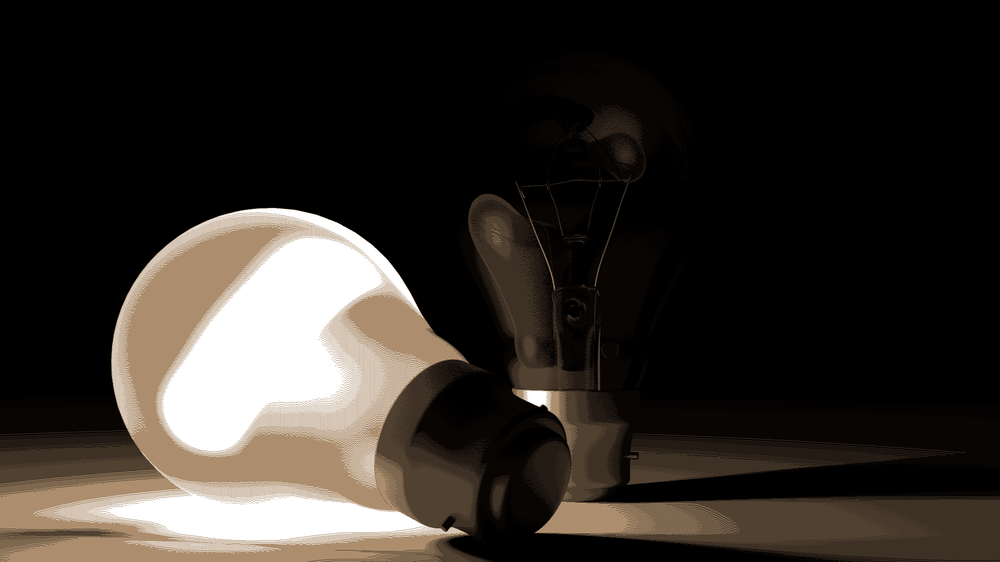
#> input picture Examples/Lightbulb.png, 1000 x 562 px, shrunk from 1920 x 1080 before the run
$ python main.py
#> lines starting #> are read from the running program, lines starting #| are printed output that depends on the picture; after the words box and inside, x2 and y2 are one past the last pixel; in counts of white or black regions, pixels touching at a corner belong together
### Ditherer.py
import numpy as np
import cv2
import random

def findClosest2Tone(pixel_value):
    """
    Given a pixel_value (int from 0-255), return the 0 or 255, whichever is closer
    as well as the distance from that value.
    """
    diff = abs(255-pixel_value)
    if diff < pixel_value:
        return 255, -diff
    return 0, pixel_value

# [19 lines left out: function findClosest, not called in this run]

class Steinberg:
    def __init__(self, image):
        self.image = image
        self.width, self.height = self.image.shape[0], self.image.shape[1]
        self.divisor = 16.0

        # The error diffusion values
        self.MR = 7.0
        self.BL = 3.0; self.BM = 5.0; self.BR = 1.0

    def convert2Gray(self):
        """
        Convert image to gray. (For use in two-tone dithering)
        """
        self.image = cv2.cvtColor(self.image, cv2.COLOR_BGR2GRAY)

    def dither2Tone(self):
        """
        Apply a Steinberg dither using only black and white for the palette.
        """
        print('\nLoading...')
        self.convert2Gray()
        error_array = np.zeros((self.width, self.height))
        for y in range(self.height):
            for x in range(self.width):
                pixel_value = self.image[x, y] + error_array[x][y]
                pixel_value, error = findClosest2Tone(pixel_value)
                self.image[x, y] = pixel_value
                error = float(error)
                try:
                    error_array[x+1, y] = self.MR / self.divisor * error
                except:
                    pass
                try:
                    error_array[x-1, y+1] = self.BL / self.divisor * error
                except:
                    pass
                try:
                    error_array[x, y+1] = self.BM / self.divisor * error
                except:
                    pass
                try:
                    error_array[x+1, y+1] = self.BR / self.divisor * error
                except:
                    pass

    # [70 lines left out: functions generateRandomPalette, generateSelectivePalette, choosePalette, dither, not called in this run]


    def show(self):
        """
        Display the class's current image in cv2.
        """
        cv2.imshow('New Image', self.image)
        k = cv2.waitKey(0)
        if k == 27:
            cv2.destroyAllWindows()
        elif k == ord('s'):
            cv2.imwrite('dither.png', self.image)
            cv2.destroyAllWindows()
            print('Saved "dither.png" to home folder.')
            input('Press any key to end process...')

### main.py
import cv2
import Ditherer as dith
import tkinter as tk
from tkinter import filedialog
from tkinter import messagebox

root = tk.Tk()
root.withdraw()

found_image = 0
while found_image == 0:
    try:
        file_path = filedialog.askopenfilename()
#> the answer given: Examples/Lightbulb.png
        image = cv2.imread(file_path)
#> image is the input picture: shape (562, 1000, 3); mean B, G, R 38.5, 43.5, 48.5
        found_image = 1
    except:
        print('Incorrect file type. Only accepts pictures.')

ditherer = dith.Steinberg(image)
options = ['1', '2']
choice = ''
print('Choose dithering method: ')
while choice not in options:
    print('\t1. Two-Tone')
    print('\t2. RGB')
    choice = input('Choice: ')
#> this loop made 1 pass; the answer given on pass 1: 1
if choice == '1':
    ditherer.dither2Tone()
#> in convert2Gray, `self.image = cv2.cvtColor(self.image, cv2.COLOR_BGR2GRAY)`:
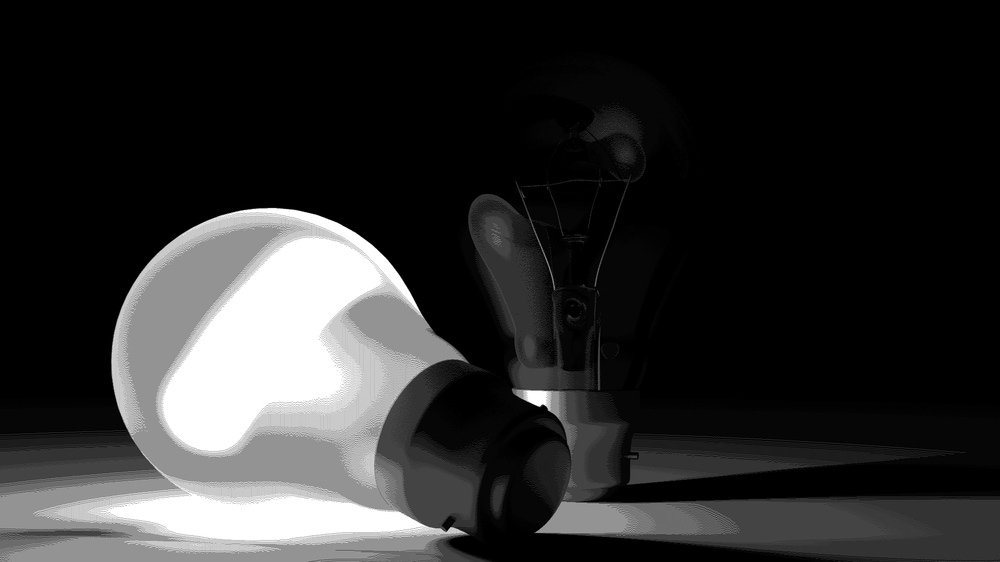
#> self.image: shape (562, 1000); min 0, max 255, mean 44.4
#> after the loop in dither2Tone, `for y in range(self.height):`:
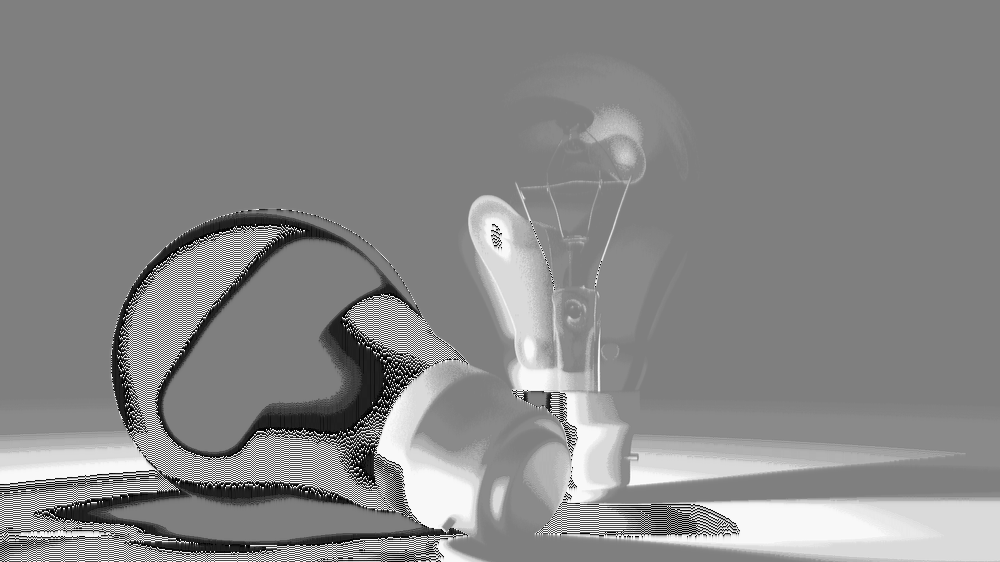
#> error_array: shape (562, 1000) float64; min -55.78, max 55.78, mean 3.9; drawn with min black and max white
#> after the loop in dither2Tone, `for y in range(self.height):`:
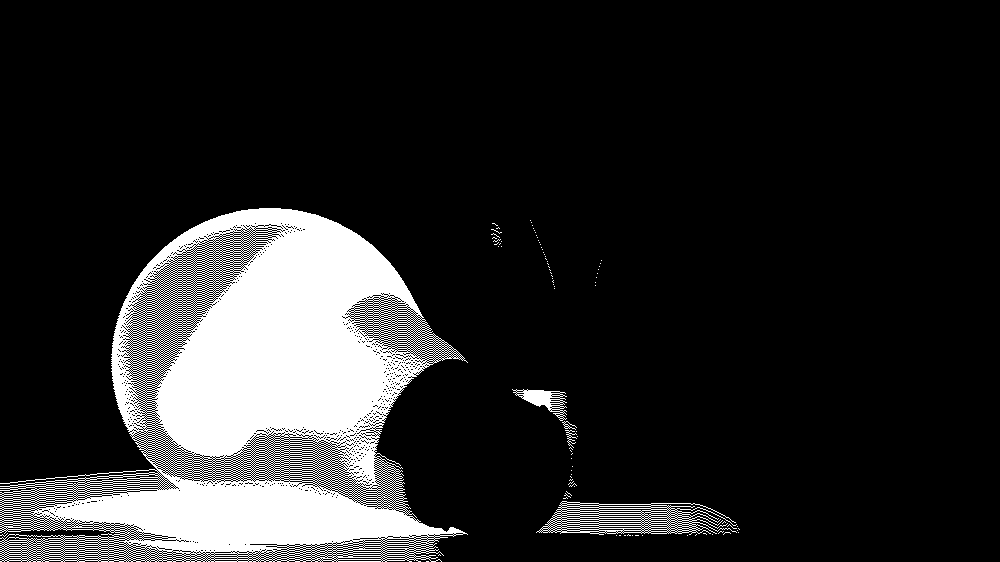
#> self.image: shape (562, 1000); 15.4% white; 91 white regions (86 under 20 px), largest, box (x1, y1, x2, y2) and area: (0, 208, 468, 562) 83239, (536, 501, 737, 535) 2531, (512, 389, 567, 421) 637, (565, 430, 577, 448) 61, (562, 421, 577, 430) 38
elif choice == '2':
    ditherer.dither()
print('Done')
ditherer.show()
#> (key Esc is pressed here)

$ run again, on Examples/R6S.png
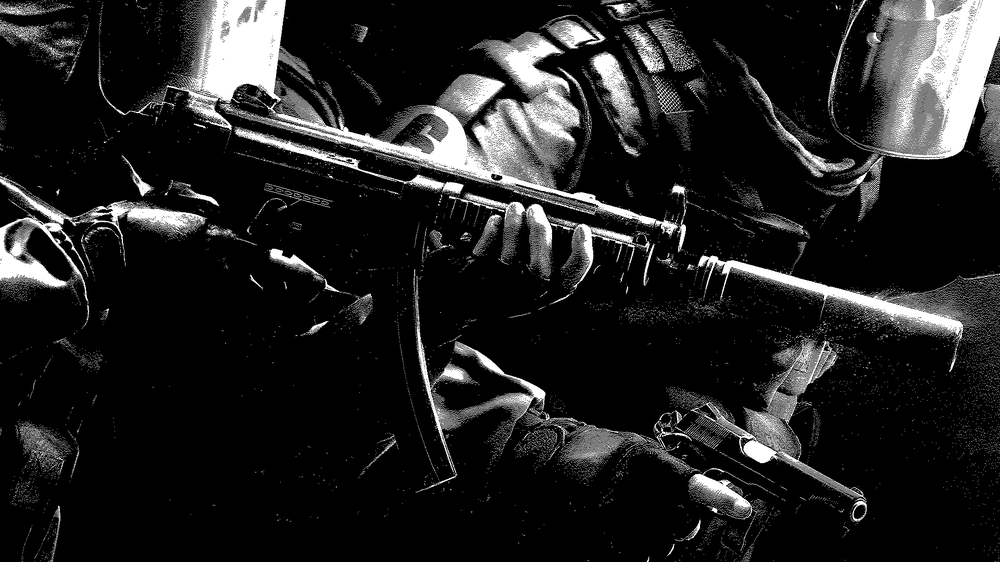
#> input picture Examples/R6S.png, 1000 x 562 px, shrunk from 1920 x 1080 before the run
#> image is the input picture: shape (562, 1000, 3); min 0, max 255, mean 33.3
#> the loop `while choice not in options:` made 1 pass; the answer given on pass 1: 1
#> after the loop in dither2Tone, `for y in range(self.height):`:
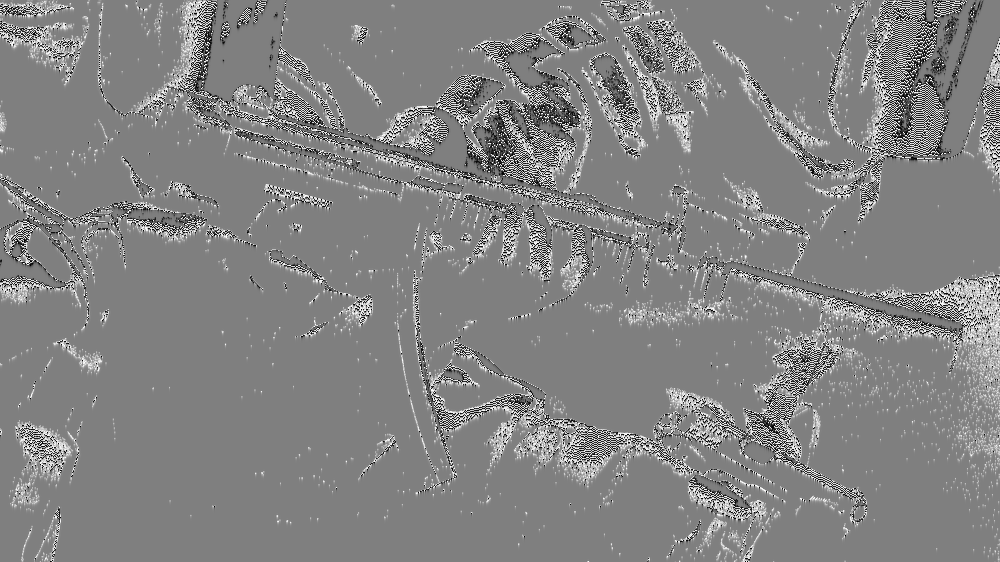
#> error_array: shape (562, 1000) float64; min -55.78, max 55.78, mean 1.7; drawn with min black and max white
#> after the loop in dither2Tone, `for y in range(self.height):`:
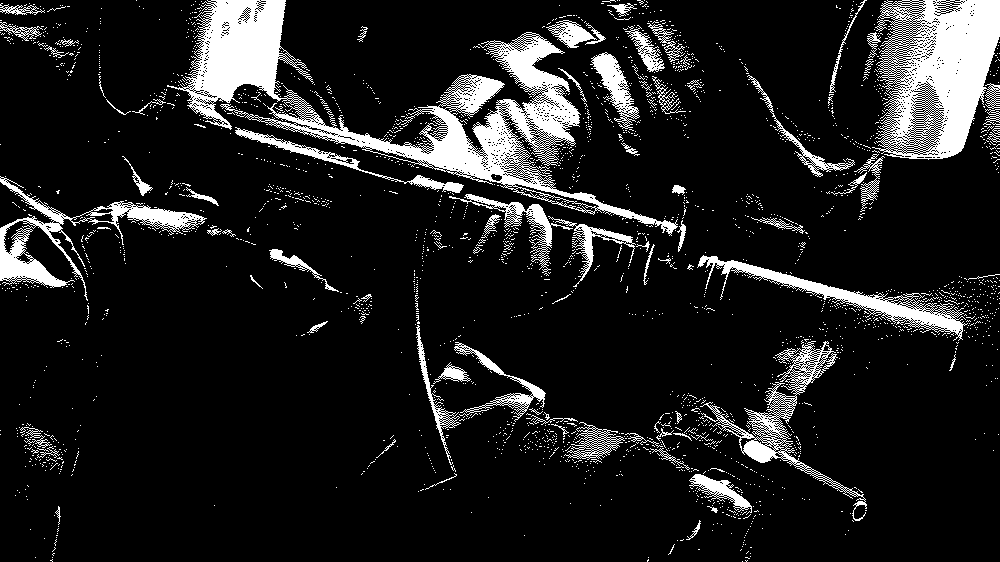
#> self.image: shape (562, 1000); 12.2% white; 2480 white regions (2400 under 20 px), largest, box (x1, y1, x2, y2) and area: (167, 0, 678, 236) 22882, (872, 0, 1000, 160) 12820, (0, 176, 207, 301) 4390

$ run again, on Examples/chessboard.png
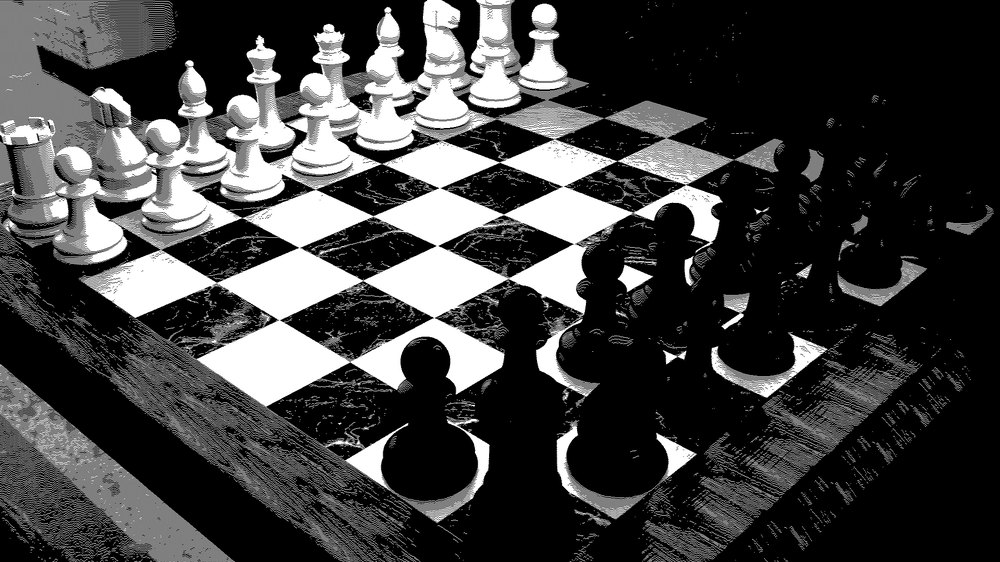
#> input picture Examples/chessboard.png, 1000 x 562 px, shrunk from 1920 x 1080 before the run
#> image is the input picture: shape (562, 1000, 3); min 0, max 255, mean 64.8
#> the loop `while choice not in options:` made 1 pass; the answer given on pass 1: 1
#> after the loop in dither2Tone, `for y in range(self.height):`:
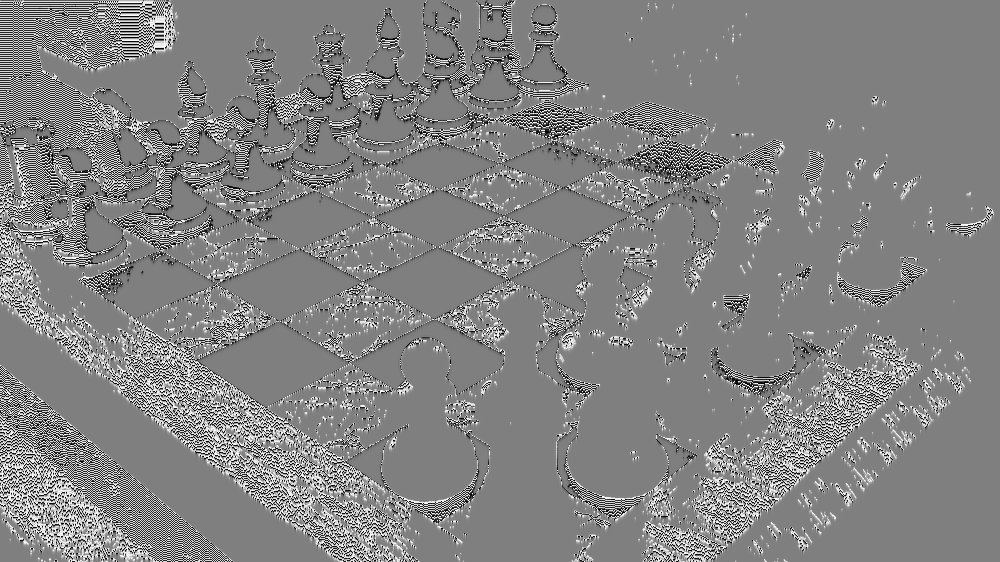
#> error_array: shape (562, 1000) float64; min -55.78, max 55.78, mean 1.7; drawn with min black and max white
#> after the loop in dither2Tone, `for y in range(self.height):`:
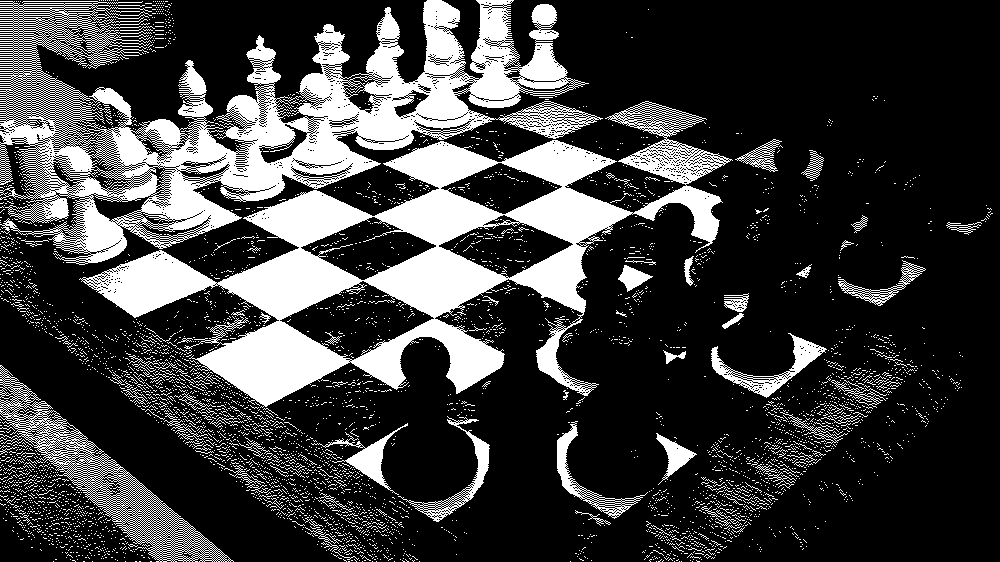
#> self.image: shape (562, 1000); 24.4% white; 4726 white regions (4637 under 20 px), largest, box (x1, y1, x2, y2) and area: (79, 101, 733, 408) 53860, (0, 0, 603, 265) 53362, (0, 365, 234, 562) 5957
